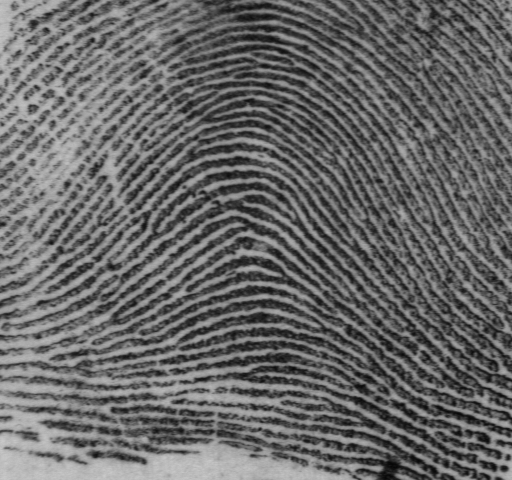
%> input picture myworkspace/picture_analyse_4/F0020.bmp, 512 x 480 px
$ octave ibpf_test.m   (GNU Octave 9; MATLAB toolbox functions it lacks are replaced by stand-ins)
%> lines starting %> are read from the running program, lines starting %| are printed output that depends on the picture
### myworkspace/KEJIAN6/code/bbpf.m
function H = bbpf(D0,W,n,M)
% Create a Butterworth band pass filter

[DX, DY] = meshgrid(1:M);
D = sqrt((DX-M/2-1).^2+(DY-M/2-1).^2);
H = 1./(1+((D.^2-D0^2)/(D0*W)).^(2*n));

### myworkspace/KEJIAN6/code/ibpf_test.m
f = imread('..\data\F0020.bmp');
%> f is the input picture: size 480x512 uint8; min 6, max 201, mean 103.9
[M,N] = size(f);
%> M = 480; N = 512
P = max(2*[M N]);% Padding size.
%> P = 1024

D0=90;
W=70;
n=2;
% H = 1-ibpf(D0,W,P);
H = 1-bbpf(D0,W,n,P);
% H = gbpf(D0,W,P);

F = fftshift(fft2(f,P,P));
G = F.*H;
g = real(ifft2(ifftshift(G)));
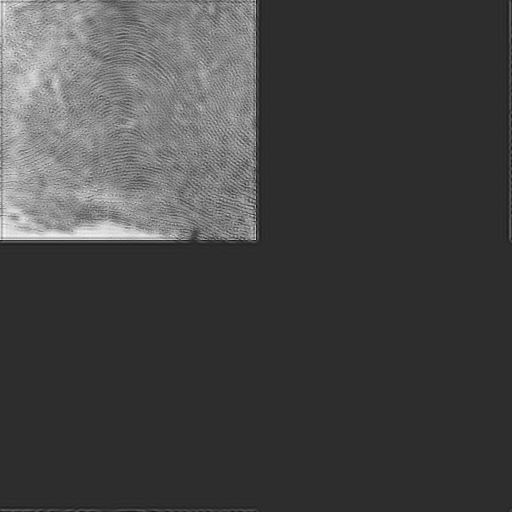
%> g: size 1024x1024 double (shown at 1/2 size); min -35.31, max 162.9, mean 17.8; drawn with min black and max white
g = g(1:M,1:N);
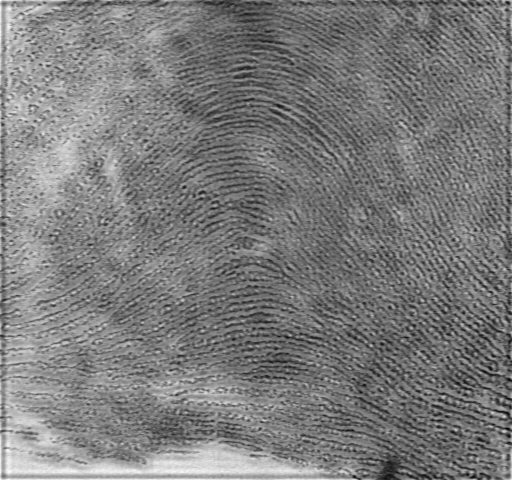
%> g: size 480x512 double; min -7.33, max 162.9, mean 75.5; drawn with min black and max white

close all
figure(1),imshow(f,[]);
figure(2),imshow(log(1+abs(F)),[]);
%> after `imshow(log(1+abs(F)),[])`:
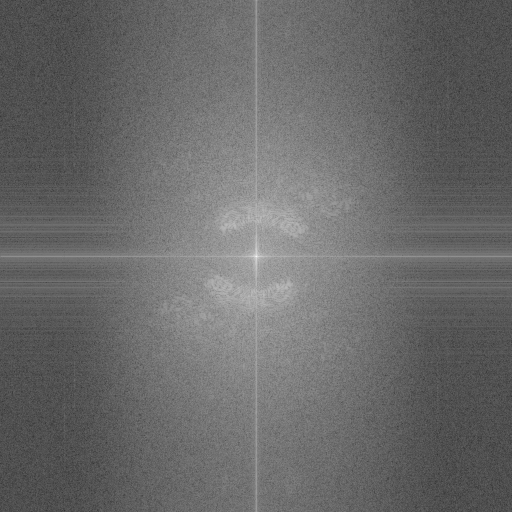
%> displayed picture: size 1024x1024, on the screen's scale of 0 to 255 (shown at 1/2 size); min 0, max 255, mean 105
figure(3),mesh(H(1:10:end,1:10:end)),colormap('jet');
%> after `colormap('jet')`:
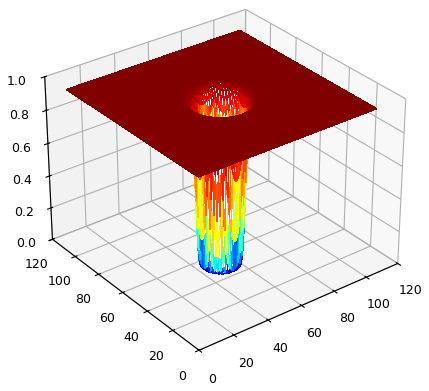
%> figure redrawn from the program's plot data
figure(4),imshow(H,[]);
figure(5),imshow(log(1+abs(G)),[]);
%> after `imshow(log(1+abs(G)),[])`:
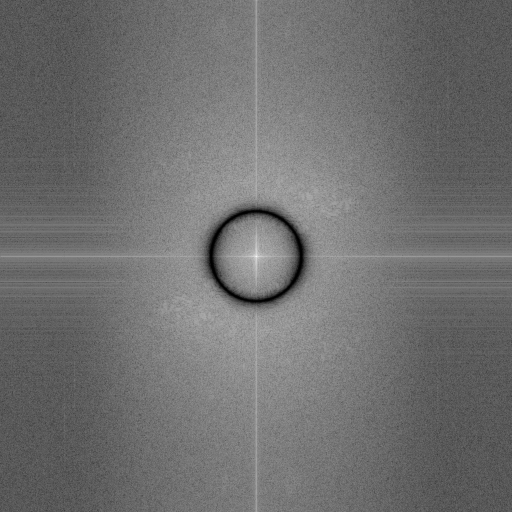
%> displayed picture: size 1024x1024, on the screen's scale of 0 to 255 (shown at 1/2 size); min 0, max 255, mean 111
figure(6),imshow(g,[]);

$ run again, with myworkspace/picture_analyse_4/F0133.bmp copied over myworkspace/picture_analyse_4/F0020.bmp
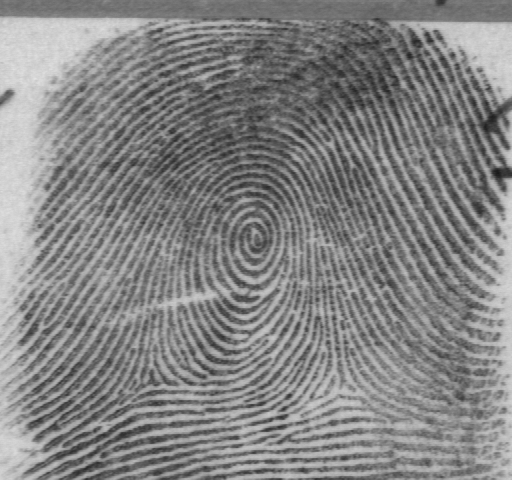
%> input picture myworkspace/picture_analyse_4/F0133.bmp, 512 x 480 px
%> f is the input picture: size 480x512 uint8; min 25, max 227, mean 132.2
%> `g = g(1:M,1:N);`:
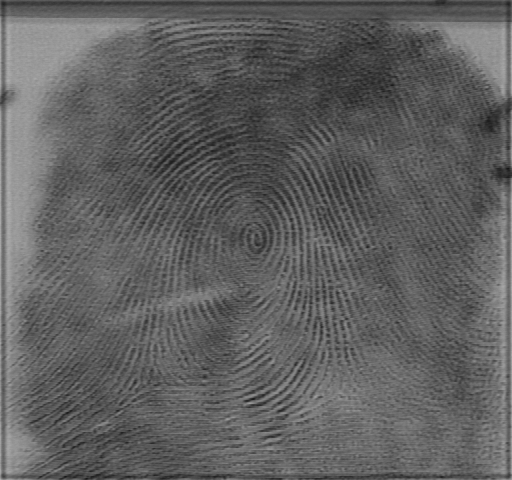
%> g: size 480x512 double; min 22.6, max 175.5, mean 96.1
%> `imshow(log(1+abs(G)),[])`:
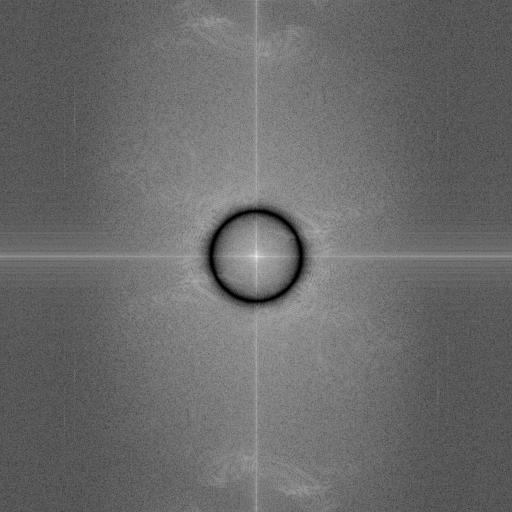
%> displayed picture: size 1024x1024, on the screen's scale of 0 to 255 (shown at 1/2 size); min 0, max 255, mean 106.4
